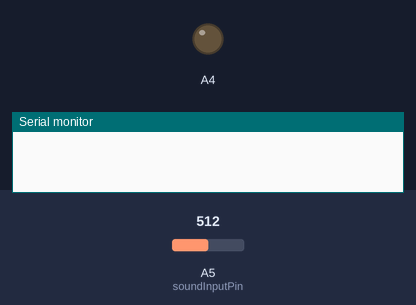
Bench run of a sketch on a simulated Arduino Uno, built with avr-gcc and run on an emulated ATmega328P. On the bench: output pins drawn as LEDs (lit = HIGH), the last lines printed to the serial monitor. The test bench sets the inputs (shaded band); at power-on: A5 (soundInputPin) = 512. Storage starts empty; the audio player accepts every command and is not drawn.

Above: at 0.1 s.
At 7.1 s:
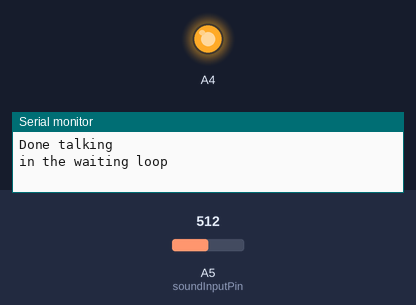
Timing chart, 0 to 8.6 s (numbered marks = the images above):
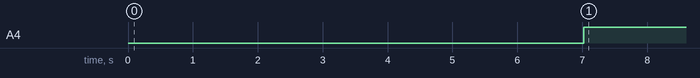

Measured:
- by itself, A4: LOW → HIGH at 7.0 s

The sketch:

SocialSkillsTrainerArduinoCode.ino
```cpp
//Library for the speaker to read the microsd
#include "SD.h"
#define SD_ChipSelectPin 10 //Pin 10 is connected to the CS pin on the microsd reader
#include "TMRpcm.h"
#include "SPI.h"

TMRpcm tmrpcm;

const int soundInputPin = A5;

int minValue = 290;
int maxValue = 240; //For the calculation later that'll make it easier to detect voice
int threshold = 5; //The threshold so that the mic does not pick up noise
int soundValue; //Global variable so we can log it in any function

void setup() {
  //SPEAKER CODE
  //This code only plays on startup, but can be
  tmrpcm.speakerPin=9; //Pin connected to the + of the speaker
  Serial.begin(9600);
  if(!SD.begin(SD_ChipSelectPin)) //If pin is not connected, fail
  {
    Serial.println("SD fail");
    return;
  }

  //MICROPHONE CODE
  pinMode (soundInputPin, INPUT);

  //START FIRST SCENARIO
  scenarioOne();
}

void loop() {

}

void microphoneCode(){
  //MICROPHONE CODE
  bool hasTalked = false; //The timer will start once it has first detected a voice

  while(hasTalked == false){ //Wait until you've detected speech for the first time
  Serial.println("in the waiting loop");
    if(hasTalked == false){
      //VOICE DETECTION CODE
      soundValue = analogRead(soundInputPin); //OUT pin on the microphone

      analogWrite(A4, 200); //G pin on the microphone A.K.A the Gain
      delay(100);

      minValue = 290;
      maxValue = 240;
      for (int i = 0; i < 500; i++) {
        //Set maxValue and minValue to the current soundValue to be able to calculate if the volume is above a threshold
        if (soundValue > maxValue) maxValue = soundValue;
        if (soundValue < minValue) minValue = soundValue;
      }
      soundValue = maxValue - minValue; //This will make it so the soundValue is 0 unless it picks up sound
      if (soundValue >= threshold) { //Detect if the sound picked up is higher than 5
        Serial.println("Voice Detected");
        Serial.println(soundValue);
        delay(100);
        hasTalked = true;
      }
    }else{
      break; //Once it has detected speech for the first time, it goes on with the for loop
    }
  }

  for(int i = 0; i < 30; i++){ //This for loop is to make sure that the short breaks between the sound pickups are waited over so that it doesn't talk through you

    //VOICE DETECTION CODE
    soundValue = analogRead(soundInputPin); //OUT pin on the microphone

    analogWrite(A4, 200); //G pin on the microphone A.K.A the Gain
    delay(100);

    minValue = 290;
    maxValue = 240;
    for (int i = 0; i < 500; i++) {
      //Set maxValue and minValue to the current soundValue to be able to calculate if the volume is above a threshold
      if (soundValue > maxValue) maxValue = soundValue;
      if (soundValue < minValue) minValue = soundValue;
    }
    soundValue = maxValue - minValue; //This will make it so the soundValue is 0 unless it picks up sound
    if (soundValue >= threshold) { //Detect if the sound picked up is higher than 5
      Serial.println("Voice Detected");
      Serial.println(soundValue);
      delay(100);
      i = 0;
    }
    Serial.println(i);
  }
  hasTalked = false;
}

void scenarioFive(){
  //SPEAKER CODE
  tmrpcm.setVolume(5.5); //Audio volume, louder than this breaks it
  tmrpcm.play("eeee.wav"); //Plays the audio file
  delay(4000);
  Serial.println("Done talking");
  exit(0);
}

void scenarioFour(){
  //SPEAKER CODE
  tmrpcm.setVolume(5.5); //Audio volume, louder than this breaks it
  tmrpcm.play("dddd.wav"); //Plays the audio file
  delay(6500);
  Serial.println("Done talking");

  microphoneCode();
  scenarioFive();
}

void scenarioThree(){
  //SPEAKER CODE
  tmrpcm.setVolume(5.5); //Audio volume, louder than this breaks it
  tmrpcm.play("cccc.wav"); //Plays the audio file
  delay(7700);
  Serial.println("Done talking");

  microphoneCode();
  scenarioFour();
}

void scenarioTwo(){
  //SPEAKER CODE
  tmrpcm.setVolume(5.5); //Audio volume, louder than this breaks it
  tmrpcm.play("bbbb.wav"); //Plays the audio file
  delay(6000);
  Serial.println("Done talking");

  microphoneCode();
  scenarioThree();
}

void scenarioOne(){
  //SPEAKER CODE
  tmrpcm.setVolume(5.5); //Audio volume, louder than this breaks it
  tmrpcm.play("aaaa.wav"); //Plays the audio file
  delay(6500);
  Serial.println("Done talking");
  delay(500); //Wait half a second so that the waiting loop doesn't bug out the first time!!!

  microphoneCode();
  scenarioTwo();
}
```
